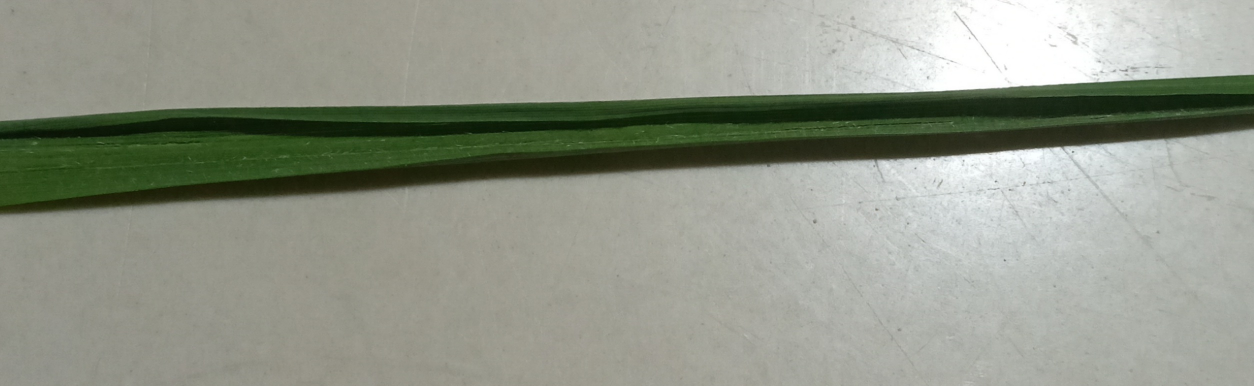
#> input picture RiceImages/20221019_185702.jpg, 2507 x 772 px, found by its file name (shown at 1/2 size); its folder holds 4 pictures in this run
$ python image-handler.py
#> lines starting #> are read from the running program, lines starting #| are printed output that depends on the picture
#!/usr/bin/env python
"""
@author Arturo Negreiros
"""


import os
from pprint import pprint
from PIL import Image


IMAGE_DIR = "RiceImages/"
TRAIN_DIR = "train/"
TEST_DIR = "test/"
VALID_DIR = "validator/"


"""
see the properties for the images
"""
def get_data_from_image() -> None:
    list_images = [x for x in os.listdir(IMAGE_DIR)]

    for x in list_images:
        img = Image.open(os.path.join(IMAGE_DIR, x))
        data = img.load()
        a, b = img.size
        all_pixels = list()
        for c in range(a):
            for d in range(b):
                cpixels = data[c,d]
                all_pixels.append(cpixels)

        print(data)
        print(all_pixels)
        break


def resizing_images() -> None:
    """_summary_
    """
    list_files = os.listdir(IMAGE_DIR)

    for pos, file in enumerate(list_files):
        img = Image.open(os.path.join(IMAGE_DIR, file))
#> img is the input picture: PIL image 2507x772 RGB; mean R, G, B 145.6, 150.1, 137.1
        new_img = img.resize((64,64))
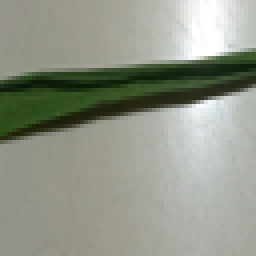
#> new_img: PIL image 64x64 RGB (shown 4 times larger); mean R, G, B 145.6, 150.1, 137.1
        new_img.save(TRAIN_DIR+f"{pos}_rice_leave.png")
#> pass 2 of the loop in resizing_images, `for pos, file in enumerate(list_files):`:
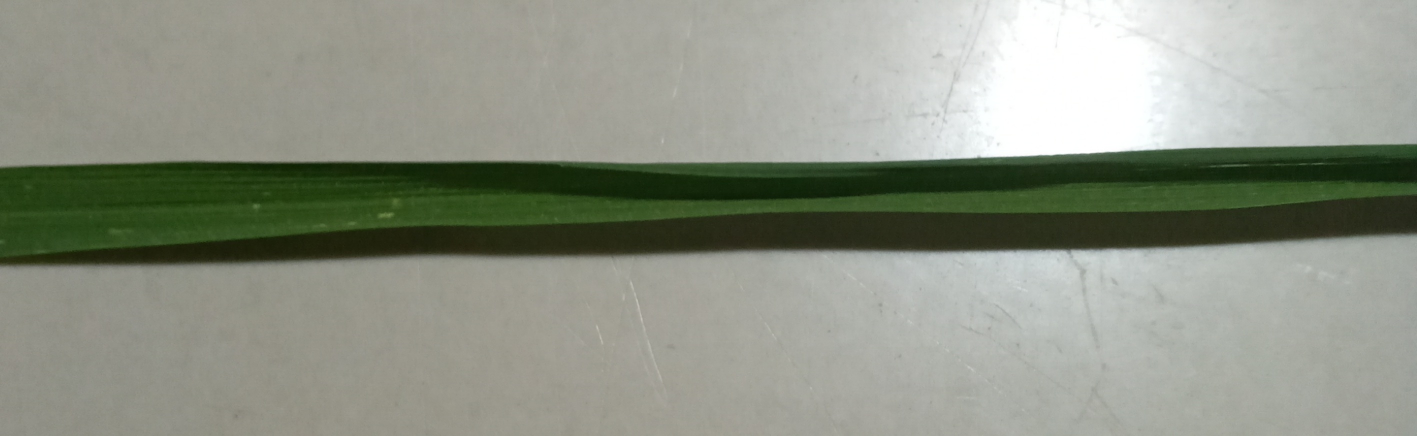
#> input picture RiceImages/20221019_185720.jpg, 2834 x 872 px, found by its file name (shown at 1/2 size)
#> in resizing_images, img is the input picture: PIL image 2834x872 RGB; mean R, G, B 142.4, 147, 133.7
#> in resizing_images, `new_img = img.resize((64,64))`:
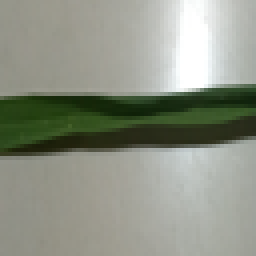
#> new_img: PIL image 64x64 RGB (shown 4 times larger); mean R, G, B 142.4, 147, 133.7
#> pass 3 of the loop in resizing_images, `for pos, file in enumerate(list_files):`:
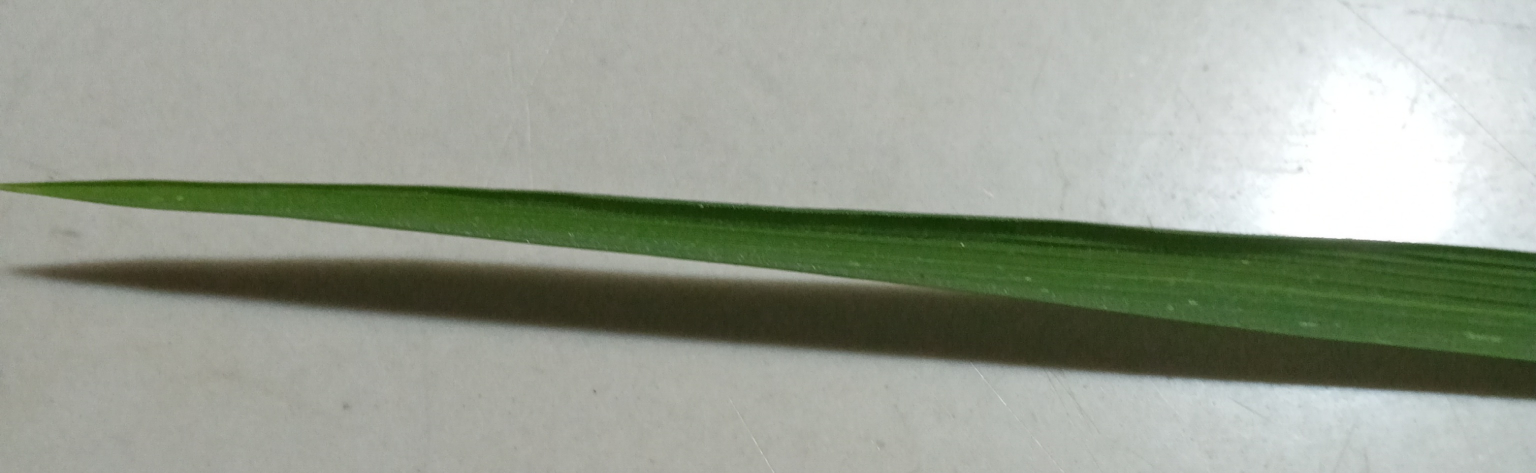
#> input picture RiceImages/20221019_185737.jpg, 3072 x 945 px, found by its file name (shown at 1/2 size)
#> in resizing_images, img is the input picture: PIL image 3072x945 RGB; mean R, G, B 151, 157.3, 144.1
#> in resizing_images, `new_img = img.resize((64,64))`:
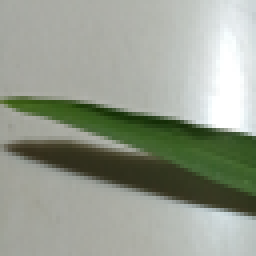
#> new_img: PIL image 64x64 RGB (shown 4 times larger); mean R, G, B 151, 157.3, 144.1
#> the loop made 4 passes; the first 3 are shown

resizing_images()
